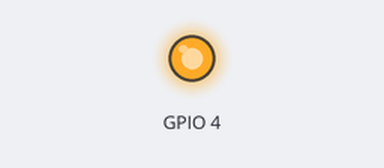
A program run on a simulated Raspberry Pi (BCM pin numbers). Shown: output pins drawn as LEDs (lit = HIGH). At 2.0 s the program stops and its outputs stay as they are.

Above: at 0.1 s.
At 2.1 s:
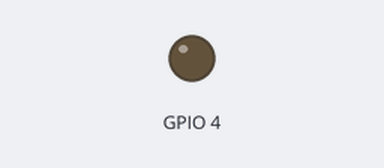
Timing chart, 0 to 3.5 s (numbered marks = the images above):
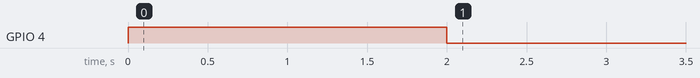

The program:

6.fm.py
```python
# -*- coding: utf-8 -*-
#控制蜂鸣器
import RPi.GPIO as GPIO

import time

#设置gpio的控制模式
GPIO.setmode(GPIO.BCM)
#避免警告
GPIO.setwarnings(False)
#设置15号脚为输出模式
GPIO.setup(4, GPIO.OUT)
#也可以用0或1来代替True和False
GPIO.output(4,1)
time.sleep(2)
GPIO.output(4,0)
GPIO.cleanup()
```

Measured:
- by itself, GPIO 4: LOW → HIGH at 0.00 s, → LOW 2.0 s later
